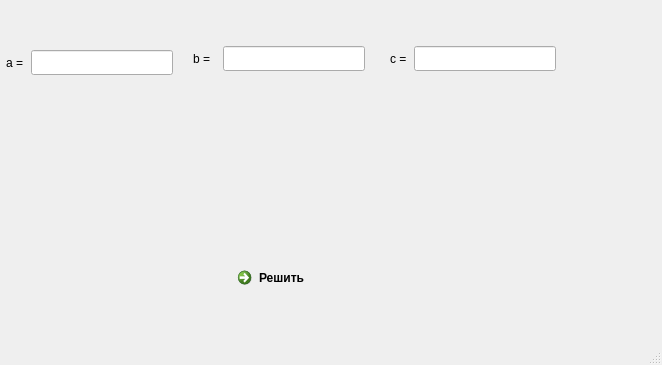
<?xml version="1.0" encoding="UTF-8"?>
<ui version="4.0">
 <class>MainWindow</class>
 <widget class="QMainWindow" name="MainWindow">
  <property name="geometry">
   <rect>
    <x>0</x>
    <y>0</y>
    <width>662</width>
    <height>365</height>
   </rect>
  </property>
  <property name="windowTitle">
   <string>MainWindow</string>
  </property>
  <widget class="QWidget" name="centralwidget">
   <widget class="QLineEdit" name="BlineInput">
    <property name="geometry">
     <rect>
      <x>223</x>
      <y>46</y>
      <width>142</width>
      <height>25</height>
     </rect>
    </property>
   </widget>
   <widget class="QLineEdit" name="CLineInput">
    <property name="geometry">
     <rect>
      <x>414</x>
      <y>46</y>
      <width>142</width>
      <height>25</height>
     </rect>
    </property>
   </widget>
   <widget class="QLineEdit" name="AlineInput">
    <property name="geometry">
     <rect>
      <x>31</x>
      <y>50</y>
      <width>142</width>
      <height>25</height>
     </rect>
    </property>
   </widget>
   <widget class="QLabel" name="aLabel">
    <property name="geometry">
     <rect>
      <x>6</x>
      <y>54</y>
      <width>20</width>
      <height>17</height>
     </rect>
    </property>
    <property name="text">
     <string>a =</string>
    </property>
   </widget>
   <widget class="QLabel" name="bLabel">
    <property name="geometry">
     <rect>
      <x>193</x>
      <y>50</y>
      <width>25</width>
      <height>17</height>
     </rect>
    </property>
    <property name="text">
     <string>b = </string>
    </property>
   </widget>
   <widget class="QLabel" name="cLabel">
    <property name="geometry">
     <rect>
      <x>390</x>
      <y>50</y>
      <width>19</width>
      <height>17</height>
     </rect>
    </property>
    <property name="text">
     <string>c =</string>
    </property>
   </widget>
   <widget class="QLabel" name="ReustLabelX1">
    <property name="geometry">
     <rect>
      <x>230</x>
      <y>110</y>
      <width>121</width>
      <height>31</height>
     </rect>
    </property>
    <property name="text">
     <string/>
    </property>
   </widget>
   <widget class="QCommandLinkButton" name="commandLinkButton">
    <property name="geometry">
     <rect>
      <x>230</x>
      <y>260</y>
      <width>177</width>
      <height>41</height>
     </rect>
    </property>
    <property name="text">
     <string>Решить</string>
    </property>
   </widget>
   <widget class="QLabel" name="ReustLabelX2">
    <property name="geometry">
     <rect>
      <x>230</x>
      <y>150</y>
      <width>121</width>
      <height>31</height>
     </rect>
    </property>
    <property name="text">
     <string/>
    </property>
   </widget>
   <widget class="QLabel" name="X1Label">
    <property name="geometry">
     <rect>
      <x>150</x>
      <y>120</y>
      <width>67</width>
      <height>17</height>
     </rect>
    </property>
    <property name="text">
     <string/>
    </property>
   </widget>
   <widget class="QLabel" name="X2Label">
    <property name="geometry">
     <rect>
      <x>150</x>
      <y>160</y>
      <width>67</width>
      <height>17</height>
     </rect>
    </property>
    <property name="text">
     <string/>
    </property>
   </widget>
  </widget>
  <widget class="QStatusBar" name="statusbar"/>
 </widget>
 <resources/>
 <connections/>
</ui>
